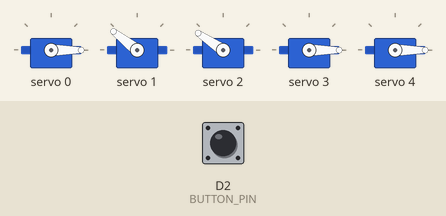
Simulated run of this program. Board: Arduino Uno R4 WiFi. On the bench: 5 × servo. Inputs (shaded band) come from the test bench; at power-on: D2 (BUTTON_PIN) HIGH.

Above: at 2.7 s.
2.8 s: D2 (BUTTON_PIN) pulled LOW for 0.15 s
At 3.26 s:
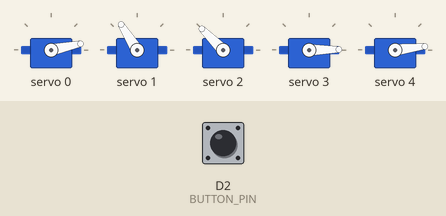
5.8 s: D2 (BUTTON_PIN) pulled LOW for 1 s
At 5.96 s:
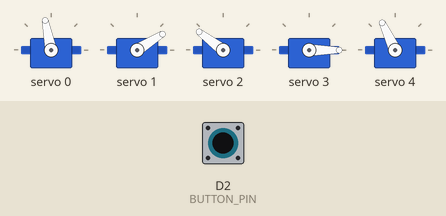
8.8 s: D2 (BUTTON_PIN) pulled LOW for 0.15 s
At 9.56 s:
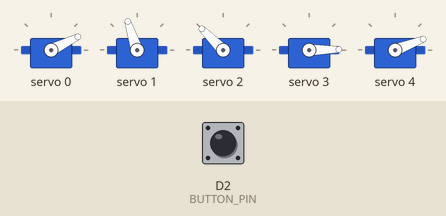
11.9 s: D2 (BUTTON_PIN) pulled LOW for 3.2 s
At 12.57 s:
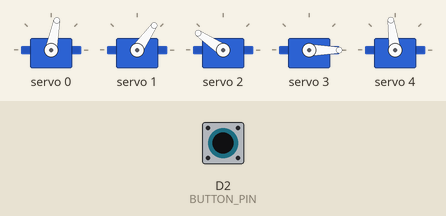
16.6 s: D2 (BUTTON_PIN) pulled LOW for 0.15 s
At 20.7 s:
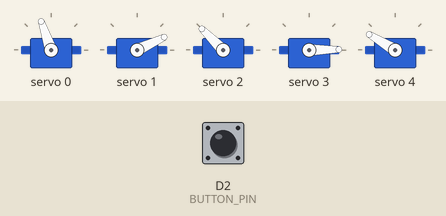
21.7 s: D2 (BUTTON_PIN) pulled LOW for 1 s
At 22.15 s:
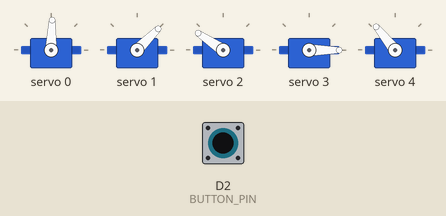
Timing chart, 0 to 25.7 s (numbered marks = the images above; inputs shaded):
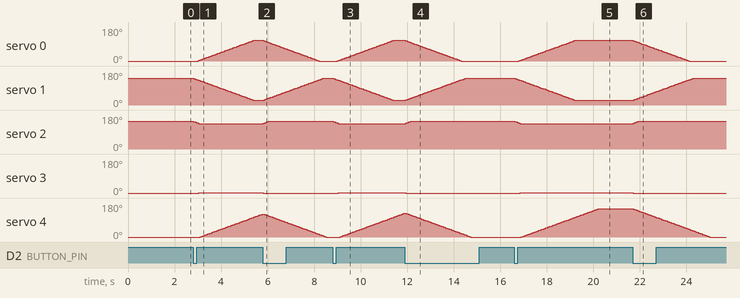

The program:

main.cpp
```cpp
#include <Arduino.h>
#include <Wire.h>
#include <PCA9685.h>

PCA9685 pwm(0x40);

const int SERVO_MIN = 102;
const int SERVO_MAX = 512;
const int SERVO_COUNT = 5;

// サーボごとのボタンピン
const int BUTTON_PIN = 2;

// 移動速度
const int ANGLE_STEP = 1;
const unsigned long MOVE_INTERVAL = 20;

// サーボごとの角度A・角度B
struct ServoConfig {
    int angleA;
    int angleB;
};

ServoConfig config[SERVO_COUNT] = {
    { 5, 135},  //　↖
    { 172, 42},  //　↗
    { 177, 165},  //　↙
    { 3, 15},   //　↘
    { 0, 180 }
};

int currentAngle[SERVO_COUNT] = {0, 45, 30, 60, 0};
int targetAngle[SERVO_COUNT]  = {0, 45, 30, 60, 0};

unsigned long lastStep[SERVO_COUNT] = {0};

bool atAngleB = false;
bool lastButtonState = HIGH;
unsigned long lastButtonTime = 0;

const unsigned long DEBOUNCE_MS = 30;


void servoWrite(int channel, int angle) {
    angle = constrain(angle, 0, 180);
    int pulse = map(angle, 0, 180, SERVO_MIN, SERVO_MAX);
    pwm.setPWM(channel, 0, pulse);
}

void setup() {
    Serial.begin(115200);
    Wire.begin();

    pwm.begin();
    pwm.setPWMFreq(50);
    delay(500);

    pinMode(BUTTON_PIN, INPUT_PULLUP);

    for (int ch = 0; ch < SERVO_COUNT; ch++) {
        currentAngle[ch] = config[ch].angleA;
        targetAngle[ch] = config[ch].angleA;
        servoWrite(ch, config[ch].angleA);
        lastStep[ch] = millis();
    }

    delay(1000);
}

void loop() {
    unsigned long now = millis();

    // ボタン入力
    bool buttonState = digitalRead(BUTTON_PIN);

    if (buttonState == LOW &&
        lastButtonState == HIGH &&
        now - lastButtonTime >= DEBOUNCE_MS) {

        atAngleB = !atAngleB;

        for (int ch = 0; ch < SERVO_COUNT; ch++) {
            targetAngle[ch] = atAngleB
                ? config[ch].angleB
                : config[ch].angleA;
        }

        lastButtonTime = now;
    }

    lastButtonState = buttonState;

    // 全サーボを少しずつ目標角度へ動かす
    for (int ch = 0; ch < SERVO_COUNT; ch++) {
        if (now - lastStep[ch] >= MOVE_INTERVAL) {
            if (currentAngle[ch] < targetAngle[ch]) {
                currentAngle[ch] += ANGLE_STEP;

                if (currentAngle[ch] > targetAngle[ch]) {
                    currentAngle[ch] = targetAngle[ch];
                }

                servoWrite(ch, currentAngle[ch]);
            }
            else if (currentAngle[ch] > targetAngle[ch]) {
                currentAngle[ch] -= ANGLE_STEP;

                if (currentAngle[ch] < targetAngle[ch]) {
                    currentAngle[ch] = targetAngle[ch];
                }

                servoWrite(ch, currentAngle[ch]);
            }

            lastStep[ch] = now;
        }
    }
}
```

Measured:
- after the input at 2.8 s, servo 0: moves from 0° to 109° over 2.4 s, starting after 0.21 s; servo 1: moves from 142° to 25° over 2.6 s, starting at once; servo 2: 146° → 135° at once; servo 3: 0° → 1° after 0.25 s; servo 4: moves from 0° to 121° over 2.7 s, starting after 0.31 s
- after the input at 5.8 s, servo 0: moves from 109° to 0° over 2.4 s, starting at once; servo 1: moves from 25° to 142° over 2.6 s, starting at once; servo 2: 135° → 146° at once; servo 3: 1° → 0° at once
- after the input at 8.8 s, servo 0: moves from 0° to 109° over 2.4 s, starting after 0.20 s; servo 1: moves from 142° to 25° over 2.6 s, starting at once; servo 2: moves from 146° to 135° over 0.22 s, starting at once; servo 3: 0° → 1° after 0.24 s; servo 4: moves from 0° to 126° over 2.8 s, starting after 0.32 s
- after the input at 11.9 s, servo 0: moves from 109° to 0° over 2.4 s, starting at once; servo 1: moves from 25° to 142° over 2.6 s, starting at once; servo 2: moves from 135° to 146° over 0.22 s, starting at once; servo 3: 1° → 0° at once
- after the input at 16.6 s, servo 0: moves from 0° to 109° over 2.4 s, starting after 0.20 s; servo 1: moves from 142° to 25° over 2.6 s, starting at once; servo 2: moves from 146° to 135° over 0.24 s, starting at once; servo 3: 0° → 1° after 0.26 s; servo 4: moves from 0° to 149° over 3.3 s, starting after 0.30 s
- after the input at 21.7 s, servo 0: moves from 109° to 0° over 2.4 s, starting at once; servo 1: moves from 25° to 142° over 2.6 s, starting at once; servo 2: moves from 135° to 146° over 0.22 s, starting at once; servo 3: 1° → 0° at once; servo 4: moves from 149° to 0° over 3.3 s, starting at once
